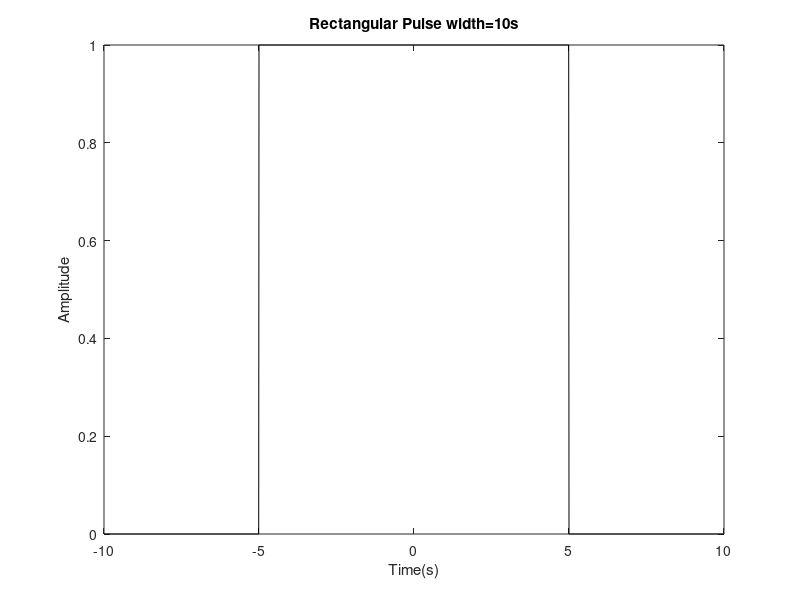
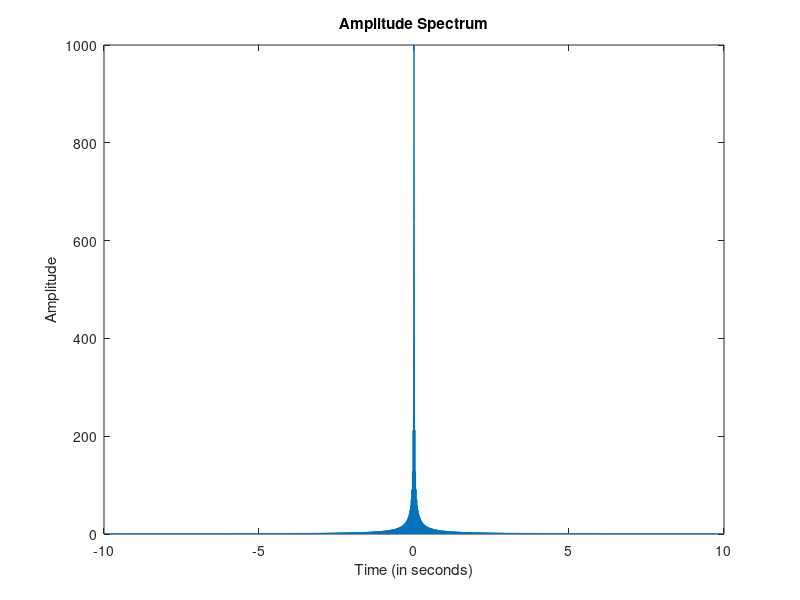
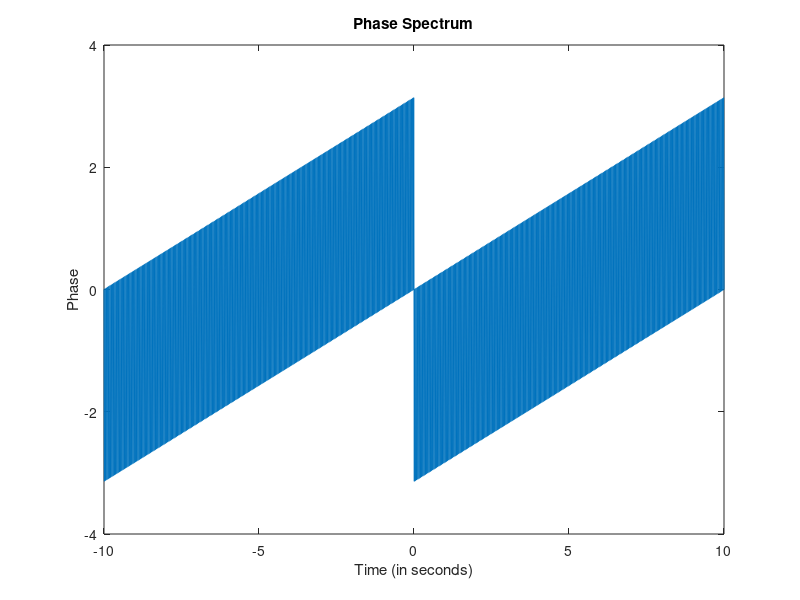

These charts were generated, in order, by the following MATLAB code:
fs=100; %sampling frequency
T=10; %width of the rectangule pulse in seconds

t=-10:1/fs:10; %time base

x=rectpuls(t,T); %generating the square wave

plot(t,x,'k');

title(['Rectangular Pulse width=', num2str(T),'s']);
xlabel('Time(s)');
ylabel('Amplitude');

z = fft(x);
k = fftshift(z);
figure, plot(t, abs(k));
xlabel('Time (in seconds)');
ylabel('Amplitude');
title('Amplitude Spectrum');
figure,
plot(t,angle(k));
xlabel('Time (in seconds)');
ylabel('Phase');
title('Phase Spectrum');